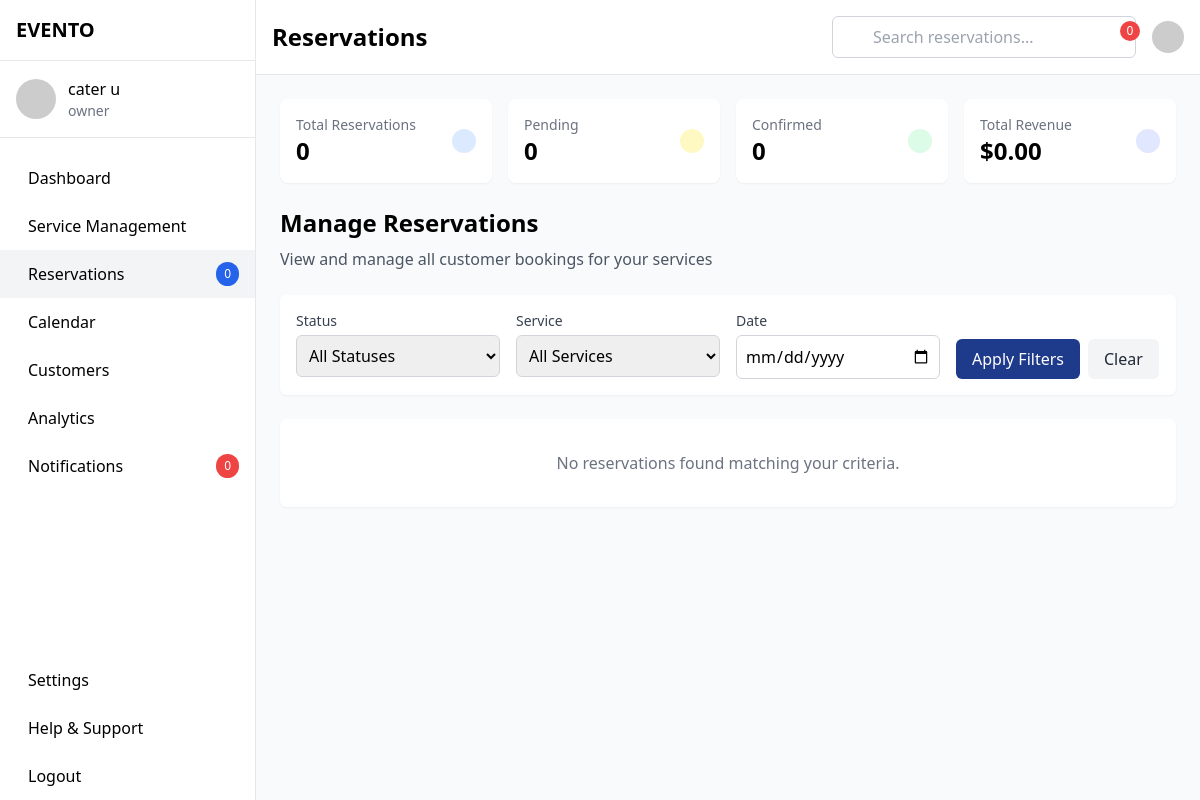
Page /reservations.php (signed in) on the committed database.
### tables this page shows
CREATE TABLE `system_settings` (
  `id` int(11) NOT NULL,
  `setting_key` varchar(100) NOT NULL,
  `setting_value` text DEFAULT NULL,
  `setting_description` text DEFAULT NULL,
  `updated_at` timestamp NOT NULL DEFAULT current_timestamp() ON UPDATE current_timestamp()
);

CREATE TABLE `users` (
  `id` int(11) NOT NULL,
  `name` varchar(100) NOT NULL,
  `email` varchar(100) NOT NULL,
  `password` varchar(255) NOT NULL,
  `phone` varchar(20) DEFAULT NULL,
  `address` text DEFAULT NULL,
  `business_name` varchar(100) DEFAULT NULL,
  `role` enum('admin','client','owner') DEFAULT 'client',
  `created_at` timestamp NOT NULL DEFAULT current_timestamp(),
  `updated_at` timestamp NOT NULL DEFAULT current_timestamp() ON UPDATE current_timestamp()
);

### functions.php (called while the page is built, shortened)
<?php
function getCurrentUser($db) {
    try {
        $stmt = $db->prepare("
            SELECT id, name, email, role, phone, address, business_name
            FROM users
            WHERE id = :user_id
        ");
        $stmt->execute(['user_id' => $_SESSION['user_id']]);
        return $stmt->fetch(PDO::FETCH_ASSOC);
    } catch (PDOException $e) {
        error_log("Error fetching current user: " . $e->getMessage());
        return false;
    }
}
function countUnreadNotifications($db, $user_id) {
    try {
        $stmt = $db->prepare("
            SELECT COUNT(*)
            FROM notifications
            WHERE user_id = :user_id AND is_read = 0
        ");
        $stmt->execute(['user_id' => $user_id]);
        return $stmt->fetchColumn();
    } catch (PDOException $e) {
        error_log("Unread notifications count error: " . $e->getMessage());
        return 0;
    }
}
function getSystemSetting($db, $setting_key, $default_value = null) {
    try {
        $stmt = $db->prepare("
            SELECT setting_value
            FROM system_settings
            WHERE setting_key = :setting_key
        ");
        $stmt->execute(['setting_key' => $setting_key]);
        $result = $stmt->fetchColumn();
        return $result !== false ? $result : $default_value;
    } catch (PDOException $e) {
        error_log("Error retrieving system setting '$setting_key': " . $e->getMessage());
        return $default_value;
    }
}
?>

### reservations.php (the view, shortened to what this page needs)
<?php
require_once 'functions.php';
require_once 'config.php';
$user = getCurrentUser($db);
$searchFilter = isset($_GET['search']) ? $_GET['search'] : '';
function getOwnerBookingMetrics($db, $ownerId) {
    $query = "
        SELECT
            COUNT(*) as total,
            SUM(CASE WHEN b.status = 'pending' THEN 1 ELSE 0 END) as pending,
            SUM(CASE WHEN b.status = 'confirmed' THEN 1 ELSE 0 END) as confirmed,
            SUM(CASE WHEN b.status = 'completed' THEN 1 ELSE 0 END) as completed,
            SUM(CASE WHEN b.status = 'cancelled' THEN 1 ELSE 0 END) as cancelled,
            SUM(b.total_amount) as total_revenue
        FROM bookings b
        JOIN booking_items bi ON bi.booking_id = b.id
        JOIN services s ON bi.service_id = s.id
        WHERE s.owner_id = ?
    ";
    $stmt = $db->prepare($query);
    $stmt->execute([$ownerId]);
    return $stmt->fetch(PDO::FETCH_ASSOC);
}
$bookingMetrics = getOwnerBookingMetrics($db, $_SESSION['user_id']);
$unreadNotificationsCount = countUnreadNotifications($db, $_SESSION['user_id']);
?>
<!DOCTYPE html>
<html lang="en">
<head>
    <script src="https://cdn.tailwindcss.com"></script>
    <link rel="stylesheet" href="https://cdnjs.cloudflare.com/ajax/libs/metro/4.4.3/css/metro.min.css">
    <link rel="stylesheet" href="https://cdnjs.cloudflare.com/ajax/libs/metro/4.4.3/css/metro-icons.min.css">
</head>
<body class="bg-gray-50">
    <div class="flex h-screen">
        <div id="sidebar" class="w-64 bg-white border-r border-gray-200 flex flex-col fixed h-full z-30 transform transition-transform duration-300 ease-in-out md:translate-x-0">
            <div class="p-4 border-b border-gray-200">
                <h1 class="text-xl font-bold"><?php echo getSystemSetting($db, 'EVENTO', 'EVENTO'); ?></h1>
            </div>
            <div class="flex items-center p-4 border-b border-gray-200">
                <img src="https://i.pravatar.cc/150?img=<?php echo $user['id'] % 70; ?>" alt="User Avatar" class="w-10 h-10 rounded-full mr-3">
                <div>
                    <h2 class="font-medium"><?php echo htmlspecialchars($user['name']); ?></h2>
                    <p class="text-sm text-gray-500"><?php echo htmlspecialchars($user['role']); ?></p>
                </div>
            </div>
            <nav class="flex-1 py-4">
                <a href="owner_index.php" class="flex items-center px-4 py-3 sidebar-item">
                    <span>Dashboard</span>
                </a>
                <a href="service_management.php" class="flex items-center px-4 py-3 sidebar-item">
                    <span>Service Management</span>
                </a>
                <a href="reservations.php" class="flex items-center px-4 py-3 sidebar-item active">
                    <span>Reservations</span>
                    <span class="ml-auto bg-blue-600 text-white px-2 py-1 rounded-full text-xs">
                        <?php echo $bookingMetrics['pending'] ?? 0; ?>
                    </span>
                </a>
                <a href="calendar.php" class="flex items-center px-4 py-3 sidebar-item">
                    <span>Calendar</span>
                </a>
                <a href="customers.php" class="flex items-center px-4 py-3 sidebar-item">
                    <span>Customers</span>
                </a>
                <a href="analytics.php" class="flex items-center px-4 py-3 sidebar-item">
                    <span>Analytics</span>
                </a>
                <a href="notifications.php" class="flex items-center px-4 py-3 sidebar-item">
                    <span>Notifications</span>
                    <span class="ml-auto bg-red-500 text-white px-2 py-1 rounded-full text-xs">
                        <?php echo $unreadNotificationsCount; ?>
                    </span>
                </a>
            </nav>
            <div class="mt-auto">
                <a href="settings.php" class="flex items-center px-4 py-3 sidebar-item">
                    <span>Settings</span>
                </a>
                <a href="support.php" class="flex items-center px-4 py-3 sidebar-item">
                    <span>Help & Support</span>
                </a>
                <a href="logout.php" class="flex items-center px-4 py-3 sidebar-item">
                    <span>Logout</span>
                </a>
            </div>
        </div>
        <div class="flex-1 flex flex-col overflow-hidden md:ml-64">
            <header class="bg-white border-b border-gray-200 flex items-center justify-between p-4">
                <div class="flex-1">
                    <h1 class="text-2xl font-bold">Reservations</h1>
                </div>
                <div class="w-1/3">
                    <form method="get" action="reservations.php">
                        <div class="relative">
                            <input type="text" name="search" id="search-input" placeholder="Search reservations..." class="w-full pl-10 pr-4 py-2 border border-gray-300 rounded-md" value="<?php echo htmlspecialchars($searchFilter); ?>">
                        </div>
                    </form>
                </div>
                <div class="flex items-center">
                    <div class="relative mr-4">
                        <button id="notification-toggle" class="focus:outline-none">
                            <span class="absolute -top-1 -right-1 bg-red-500 text-white text-xs rounded-full w-5 h-5 flex items-center justify-center">
                                <?php echo $unreadNotificationsCount; ?>
                            </span>
                        </button>
                    </div>
                    <img src="https://i.pravatar.cc/150?img=<?php echo $user['id'] % 70; ?>" alt="User Avatar" class="w-8 h-8 rounded-full">
                </div>
            </header>
            <?php include_once 'reservations_content.php'; ?>
        </div>
    </div>
</body>
</html>

### reservations.php (style rules this page uses)
.sidebar-item.active { background-color: #f3f4f6; }

### rows in the picture
system_settings: setting_value "EVENTO"
users: name "cater u", role "owner"

### other values in the picture
$bookingMetrics['pending'] "0"
$unreadNotificationsCount "0"
$bookingMetrics['total'] "0"
$bookingMetrics['confirmed'] "0"
$bookingMetrics['total_revenue'] "0.00"
